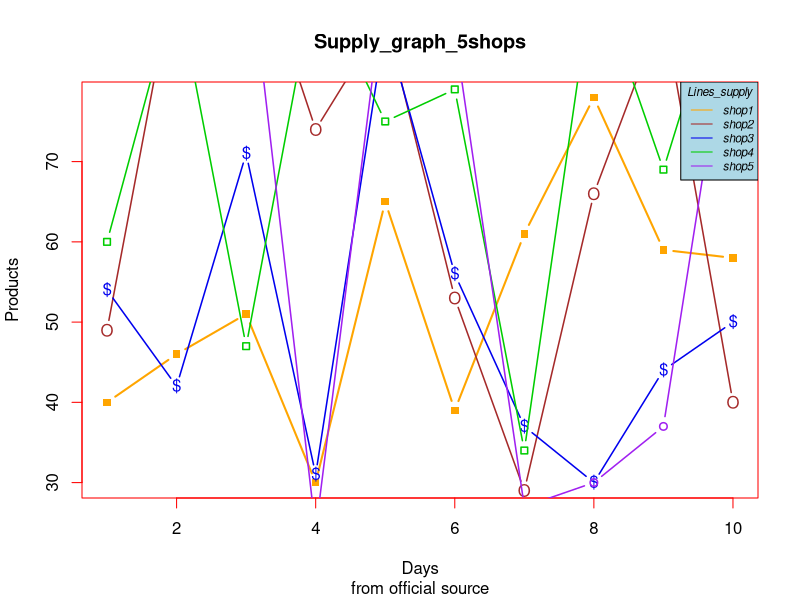
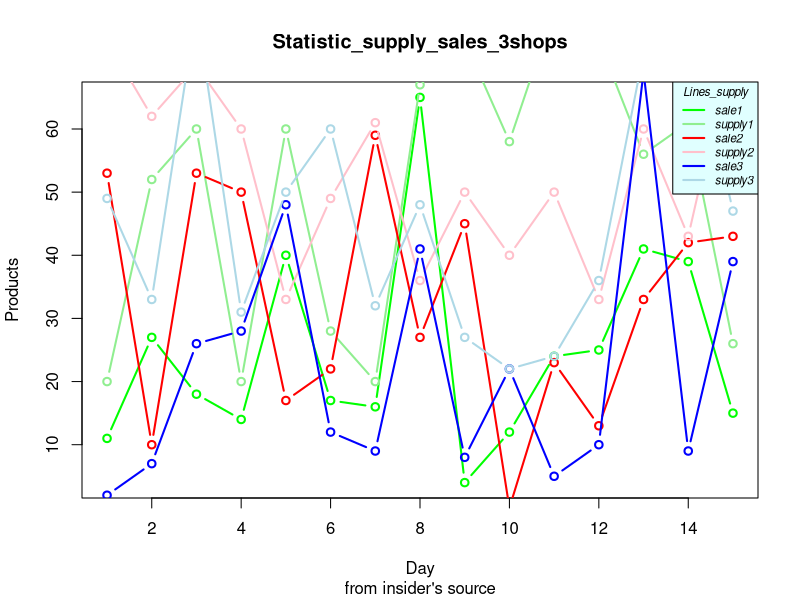
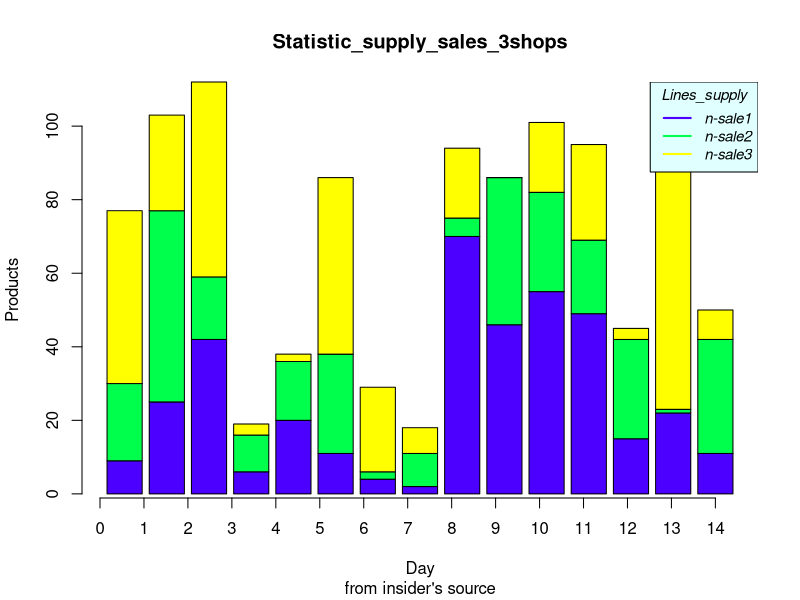

The R source for these figures, in order:
# № 1
options(device="windows")
generate.supply <- function(n=30, min=20, max=100){
  return (sample(x = min:max, size = n, replace=TRUE))
}
# № 2
# plot(generate.supply(),
#      fg = "yellow",
#      col="blue",
#      cex=2,
#      pch=23,
#      bg="grey",
#      type="b",
#      lwd=2,
#      main="Supply_graph_1",
#      xlab = "Days",
#      ylab = "Products",
#      sub = "from official source")

# plot(generate.supply(),
#      fg = "pink",
#      col="green",
#      pch=8,
#      type="h",
#      lwd=5,
#      main="Supply_graph_2",
#      xlab = "Days",
#      ylab = "Products",
#      sub = "from official source")

# № 3

# shop1 <- generate.supply(n=20)
# shop2 <- generate.supply(n=20)

# plot(shop1,
#      fg = "pink",
#      col="red",
#      pch=8,
#      type="b",
#      lwd=2,
#      main="Supply_graph_2shops",
#      xlab = "Days",
#      ylab = "Products",
#      sub = "from official source")
#
# lines(shop2, pch=17, col="forestgreen", type="b", lwd=2, cex=1.5)
#
# legend(1, 95, legend=c("shop1", "shop2"),
#        col=c("red", "forestgreen"), lty=1:1, cex=0.8,
#        title="Lines_supply", text.font=4, bg='lightblue')

# shop1 <- generate.supply(n=20)
# shop2 <- generate.supply(n=20)

# plot(shop1,
#      fg = "black",
#      col="blue",
#      type="S",
#      lwd=2,
#      main="Supply_graph_2shops",
#      xlab = "Days",
#      ylab = "Products",
#      sub = "from official source")
#
# lines(shop2, col="grey", type="S", lwd=2)
#
# legend("top", legend=c("shop1", "shop2"),
#        col=c("blue", "grey"), lty=1:1, cex=0.8,
#        title="Lines_supply", text.font=4, bg='lightblue')

# № 4
# shop1 <- generate.supply(n=10)
# shop2 <- generate.supply(n=10)
# shop3 <- generate.supply(n=10)
# shop4 <- generate.supply(n=10)
# shop5 <- generate.supply(n=10)
#
# plot(shop1,
#      fg = "black",
#      col="yellow",
#      type="b",
#      lwd=2,
#      pch=15,
#      main="Supply_graph_5shops",
#      xlab = "Days",
#      ylab = "Products",
#      sub = "from official source")
#
# lines(shop2,
#       col="red",
#       type="b",
#       pch="*",
#       lwd=1.5)
#
# lines(shop3,
#       col="blue2",
#       type="b",
#       pch="$",
#       lwd=1.5)
#
# lines(shop4,
#       col="forestgreen",
#       type="b",
#       pch=23,
#       lwd=1.5)
#
# lines(shop5,
#       col="purple",
#       type="b",
#       lwd=1.5)
#
# legend("topright", legend=c("shop1", "shop2", "shop3", "shop4", "shop5"),
#        col=c("yellow", "red", "blue2", "forestgreen", "purple"), lty=1, cex=0.7,
#        title="Lines_supply", text.font=3, bg='lightgrey')



shop1 <- generate.supply(n=10)
shop2 <- generate.supply(n=10)
shop3 <- generate.supply(n=10)
shop4 <- generate.supply(n=10)
shop5 <- generate.supply(n=10)

plot(shop1,
     fg = "red",
     col="orange",
     type="b",
     lwd=2,
     pch=15,
     main="Supply_graph_5shops",
     xlab = "Days",
     ylab = "Products",
     sub = "from official source")

lines(shop2,
      col="brown",
      type="b",
      pch="O",
      lwd=1.5)

lines(shop3,
      col="blue2",
      type="b",
      pch="$",
      lwd=1.5)

lines(shop4,
      col="green3",
      type="b",
      pch=22,
      lwd=1.5)

lines(shop5,
      col="purple",
      type="b",
      lwd=1.5)

legend("topright", legend=c("shop1", "shop2", "shop3", "shop4", "shop5"),
       col=c("orange", "brown", "blue2", "green3", "purple"), lty=1, cex=0.7,
       title="Lines_supply", text.font=3, bg='lightblue')

# № 5

# plot(c(1:5),
#      c(sum(shop1),sum(shop2),sum(shop3),sum(shop4),sum(shop5)),
#      fg = "red",
#      col=c("orange", "brown", "blue2", "green3", "purple"),
#      type="h",
#      lwd=2,
#      pch=15,
#      main="Supply_graph_sum_5shops",
#      xlab = "Shops",
#      ylab = "Products",
#      sub = "from insider's source")
#
# legend("topright", legend=c("shop1", "shop2", "shop3", "shop4", "shop5"),
#        col=c("orange", "brown", "blue2", "green3", "purple"), lty=1, cex=0.7,
#        title="Lines_supply", text.font=3, bg='lightblue')

# № 6
generate.sale <- function(sup){
  sale <- c()
  for (elem in sup){
    sale <- c(sale, sample(0:elem, size=1))
  }
  return (sale)
}

# № 7
# shop <- generate.supply(n=10, max=60, min=25)
# sale <- generate.sale(shop)
#
# plot(sale,
#      type = "h",
#      lwd = 7,
#      col = "red",
#      main="Supply_graph_sum_5shops",
#      xlab = "Day",
#      ylab = "Products",
#      sub = "from insider's source")
#
# lines(shop,
#       lwd = 4,
#       type = "h",
#       col = "green",)
#
# legend("topright", legend=c("sales", "supply"),
#        col=c("red", "green"), lty=1, cex=0.7,
#        title="Lines_supply", text.font=3, bg='lightblue')


# № 8
shop1 <- generate.supply(n=15, max=80, min=20)
sale1 <- generate.sale(shop1)
shop2 <- generate.supply(n=15, max=80, min=20)
sale2 <- generate.sale(shop2)
shop3 <- generate.supply(n=15, max=80, min=20)
sale3 <- generate.sale(shop3)

# dev.new()
plot(sale1,
     type = "b",
     lwd = 2,
     col = "green",
     main="Statistic_supply_sales_3shops",
     xlab = "Day",
     ylab = "Products",
     sub = "from insider's source")

lines(shop1,
      lwd = 2,
      type = "b",
      col = "lightgreen",)

lines(sale2,
      lwd = 2,
      type = "b",
      col = "red",)
lines(shop2,
      lwd = 2,
      type = "b",
      col = "pink",)

lines(sale3,
      lwd = 2,
      type = "b",
      col = "blue",)

lines(shop3,
      lwd = 2,
      type = "b",
      col = "lightblue",)

legend("topright", legend=c("sale1", "supply1", "sale2", "supply2", "sale3", "supply3"),
       col=c("green", "lightgreen", "red", "pink", "blue", "lightblue"), lty=1, cex=0.7, lwd = 2,
       title="Lines_supply", text.font=3, bg='lightcyan')

# № 9
dev.off()
means <- cbind(shop1-sale1, shop2-sale2, shop3-sale3)
means
dev.new()
barplot(t(means), beside = FALSE,
        col = topo.colors(3),
        main="Statistic_supply_sales_3shops",
        xlab = "Day",
        ylab = "Products",
        sub = "from insider's source",
        width = 0.8)

axis(side=1, at=c(0:14))

legend("topright", legend=c("n-sale1", "n-sale2", "n-sale3"),
       col= topo.colors(3), lty=1, cex=0.9, lwd = 2,
       title="Lines_supply", text.font=3, bg='lightcyan')
